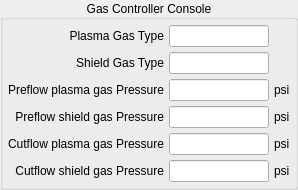
          <widget class="QGroupBox" name="groupBox_3">
           <property name="title">
            <string>Gas Controller Console</string>
           </property>
           <property name="alignment">
            <set>Qt::AlignCenter</set>
           </property>
           <layout class="QHBoxLayout" name="horizontalLayout_3">
            <property name="spacing">
             <number>0</number>
            </property>
            <property name="leftMargin">
             <number>5</number>
            </property>
            <property name="topMargin">
             <number>5</number>
            </property>
            <property name="rightMargin">
             <number>5</number>
            </property>
            <property name="bottomMargin">
             <number>5</number>
            </property>
            <item>
             <layout class="QGridLayout" name="gridLayout_3">
              <property name="spacing">
               <number>5</number>
              </property>
              <item row="4" column="0">
               <widget class="QLabel" name="label_25">
                <property name="text">
                 <string>Cutflow plasma gas Pressure</string>
                </property>
                <property name="alignment">
                 <set>Qt::AlignRight|Qt::AlignTrailing|Qt::AlignVCenter</set>
                </property>
               </widget>
              </item>
              <item row="4" column="1">
               <widget class="QLineEdit" name="cutflow_plasma_gas_pressure_">
                <property name="maximumSize">
                 <size>
                  <width>100</width>
                  <height>50</height>
                 </size>
                </property>
                <property name="readOnly">
                 <bool>true</bool>
                </property>
               </widget>
              </item>
              <item row="5" column="2">
               <widget class="QLabel" name="label_28">
                <property name="text">
                 <string>psi</string>
                </property>
               </widget>
              </item>
              <item row="5" column="0">
               <widget class="QLabel" name="label_27">
                <property name="text">
                 <string>Cutflow shield gas Pressure</string>
                </property>
                <property name="alignment">
                 <set>Qt::AlignRight|Qt::AlignTrailing|Qt::AlignVCenter</set>
                </property>
               </widget>
              </item>
              <item row="4" column="2">
               <widget class="QLabel" name="label_26">
                <property name="text">
                 <string>psi</string>
                </property>
               </widget>
              </item>
              <item row="5" column="1">
               <widget class="QLineEdit" name="cutflow_shield_gas_pressure_">
                <property name="maximumSize">
                 <size>
                  <width>100</width>
                  <height>50</height>
                 </size>
                </property>
                <property name="readOnly">
                 <bool>true</bool>
                </property>
               </widget>
              </item>
              <item row="2" column="0">
               <widget class="QLabel" name="label_17">
                <property name="text">
                 <string>Preflow plasma gas Pressure</string>
                </property>
                <property name="alignment">
                 <set>Qt::AlignRight|Qt::AlignTrailing|Qt::AlignVCenter</set>
                </property>
               </widget>
              </item>
              <item row="2" column="2">
               <widget class="QLabel" name="label_18">
                <property name="text">
                 <string>psi</string>
                </property>
               </widget>
              </item>
              <item row="2" column="1">
               <widget class="QLineEdit" name="preflow_plasma_gas_pressure_">
                <property name="maximumSize">
                 <size>
                  <width>100</width>
                  <height>50</height>
                 </size>
                </property>
                <property name="readOnly">
                 <bool>true</bool>
                </property>
               </widget>
              </item>
              <item row="3" column="0">
               <widget class="QLabel" name="label_19">
                <property name="text">
                 <string>Preflow shield gas Pressure</string>
                </property>
                <property name="alignment">
                 <set>Qt::AlignRight|Qt::AlignTrailing|Qt::AlignVCenter</set>
                </property>
               </widget>
              </item>
              <item row="3" column="1">
               <widget class="QLineEdit" name="preflow_shield_gas_pressure_">
                <property name="maximumSize">
                 <size>
                  <width>100</width>
                  <height>50</height>
                 </size>
                </property>
                <property name="readOnly">
                 <bool>true</bool>
                </property>
               </widget>
              </item>
              <item row="3" column="2">
               <widget class="QLabel" name="label_20">
                <property name="text">
                 <string>psi</string>
                </property>
               </widget>
              </item>
              <item row="0" column="0">
               <widget class="QLabel" name="label_29">
                <property name="text">
                 <string>Plasma Gas Type</string>
                </property>
                <property name="alignment">
                 <set>Qt::AlignRight|Qt::AlignTrailing|Qt::AlignVCenter</set>
                </property>
               </widget>
              </item>
              <item row="1" column="0">
               <widget class="QLabel" name="label_31">
                <property name="text">
                 <string>Shield Gas Type</string>
                </property>
                <property name="alignment">
                 <set>Qt::AlignRight|Qt::AlignTrailing|Qt::AlignVCenter</set>
                </property>
               </widget>
              </item>
              <item row="1" column="1">
               <widget class="QLineEdit" name="shield_gas_type_">
                <property name="maximumSize">
                 <size>
                  <width>100</width>
                  <height>50</height>
                 </size>
                </property>
                <property name="readOnly">
                 <bool>true</bool>
                </property>
               </widget>
              </item>
              <item row="0" column="1">
               <widget class="QLineEdit" name="plasma_gas_type_">
                <property name="maximumSize">
                 <size>
                  <width>100</width>
                  <height>50</height>
                 </size>
                </property>
                <property name="readOnly">
                 <bool>true</bool>
                </property>
               </widget>
              </item>
             </layout>
            </item>
           </layout>
          </widget>
